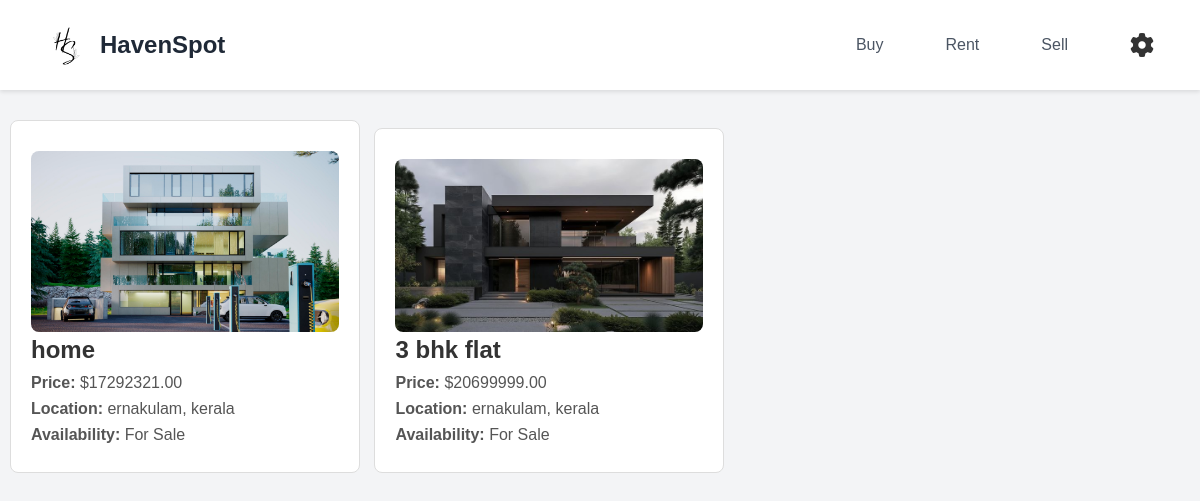
Screenshot of /p_search with the database file from the repository.
### app/models.py (models this page shows)
class Property(models.Model):
    PROPERTY_TYPES = [
        ('House', 'House'),
        ('Apartment', 'Apartment'),
        ('Land', 'Land'),
    ]
    AVAILABILITY_CHOICES = [
        ('For Sale', 'For Sale'),
        ('For Rent', 'For Rent'),
    ]
    STATUS_CHOICES = [
        ('Pending', 'Pending'),
        ('Accepted', 'Accepted'),
        ('Declined', 'Declined'),
    ]
    title = models.CharField(max_length=255)
    description = models.TextField()
    price = models.DecimalField(max_digits=10, decimal_places=2)
    property_type = models.CharField(max_length=50, choices=PROPERTY_TYPES)
    address = models.CharField(max_length=200)
    city = models.CharField(max_length=100)
    state = models.CharField(max_length=100)
    bedrooms = models.IntegerField()
    bathrooms = models.IntegerField()
    area = models.FloatField()
    availability = models.CharField(max_length=50, choices=AVAILABILITY_CHOICES)
    status = models.CharField(max_length=20, choices=STATUS_CHOICES, default='Pending')
    seller = models.ForeignKey(User, on_delete=models.CASCADE)
    image1 = models.FileField(null=True, blank=True)
    image2 = models.FileField(null=True, blank=True)
    image3 = models.FileField(null=True, blank=True)

### app/views.py (the view)
# urls.py: path('p_search',views.property_search),
def property_search(request):
    availability = request.GET.get('availability')
    property_type = request.GET.get('property_type')
    city = request.GET.get('location')
    properties = Property.objects.all()
    if availability:
        properties = properties.filter(availability=availability)
    if property_type:
        properties = properties.filter(property_type=property_type)
    if city:
        properties = properties.filter(city__icontains=city)  # Match partial city name
    return render(request, 'user/property_list.html', {'properties': properties})

### templates/user/property_list.html (shortened to what this page needs)
<!DOCTYPE html>
<html lang="en">
<head>
    {% load static %}
    <link rel="stylesheet" href="{% static 'user/property_list.css' %}">
    <link href="https://cdnjs.cloudflare.com/ajax/libs/font-awesome/6.0.0/css/all.min.css" rel="stylesheet">
</head>
<body>
    <nav>
        <div class="logo-container">
            <a href="../../user_home" style="text-decoration: none;">
                <img src="{% static 'img/s/login2.png' %}" alt="Logo" class="logo">
                <span class="logo-text">HavenSpot</span>
            </a>
        </div>
        <ul class="nav-links">
            <li class="nav-item"><a class="nav-link" href="../../buy_page">Buy</a></li>
            <li class="nav-item"><a class="nav-link" href="../../rent_page">Rent</a></li>
            <li class="nav-item"><a class="nav-link" href="../../add_property">Sell</a></li>
            <li class="nav-item">
                <div class="dropdown">
                    <a href="#" class="nav-link">
                        <i class="fas fa-cog"></i>
                    </a>
                </div>
            </li>
        </ul>
    </nav>
    <div class="properties-list">
        {% for property in properties %}
            <a href="/detailed/{{ property.id }}" class="property-card-link">
                <div class="property-card">
                    <img src="{{ property.image1.url }}" alt="Property Image" />
                    <h3>{{ property.title }}</h3>
                    <p><strong>Price:</strong> ${{ property.price }}</p>
                    <p><strong>Location:</strong> {{ property.city }}, {{ property.state }}</p>
                    <p><strong>Availability:</strong> {{ property.availability }}</p>
                </div>
            </a>
        {% empty %}
            <p>No properties available.</p>
        {% endfor %}
    </div>
</body>
</html>

### static/user/property_list.css (style rules this page uses)
* { margin: 0; padding: 0; box-sizing: border-box; font-family: 'Arial', sans-serif; }
body { background-color: #f3f4f6; min-height: 100vh; padding-top: 100px; }
nav { background-color: white; padding: 10px 30px; display: flex; justify-content: space-between; align-items: center; box-shadow: 0 2px 4px rgba(0, 0, 0, 0.1); position: fixed; width: 100%; top: 0; z-index: 1000; }
a { text-decoration: none; display: inline-flex; align-items: center; }
.logo-container { display: flex; align-items: center; gap: 10px; }
.logo { width: 70px; height: 70px; object-fit: contain; }
.logo-text { font-size: 1.5rem; font-weight: 600; color: #1f2937; }
.nav-links { display: flex; list-style: none; gap: 30px; align-items: center; }
.nav-item { display: inline-block; }
.nav-link { text-decoration: none; color: #4b5563; font-weight: 500; padding: 8px 16px; border-radius: 6px; transition: all 0.3s ease; }
.dropdown { position: relative; display: inline-block; }
.nav-link i { font-size: 24px; color: #333; transition: color 0.3s ease; }
.property-card-link { text-decoration: none; color: inherit; }
.property-card { background-color: #fff; border: 1px solid #ddd; padding: 20px; border-radius: 8px; transition: transform 0.3s ease, box-shadow 0.3s ease; width: 100%; max-width: 350px; margin: 20px auto; margin-left: 10px; }
.property-card h3 { font-size: 1.5em; color: #333; margin-bottom: 10px; }
.property-card p { color: #555; margin-bottom: 8px; }
.property-card img { width: 100%; height: auto; border-radius: 8px; margin-top: 10px; }

### rows the page displays
Property: image1 (picture), title "home", price "17292321.00", city "ernakulam", state "kerala", availability "For Sale"
Property: image1 (picture), title "3 bhk flat", price "20699999.00", city "ernakulam", state "kerala", availability "For Sale"
